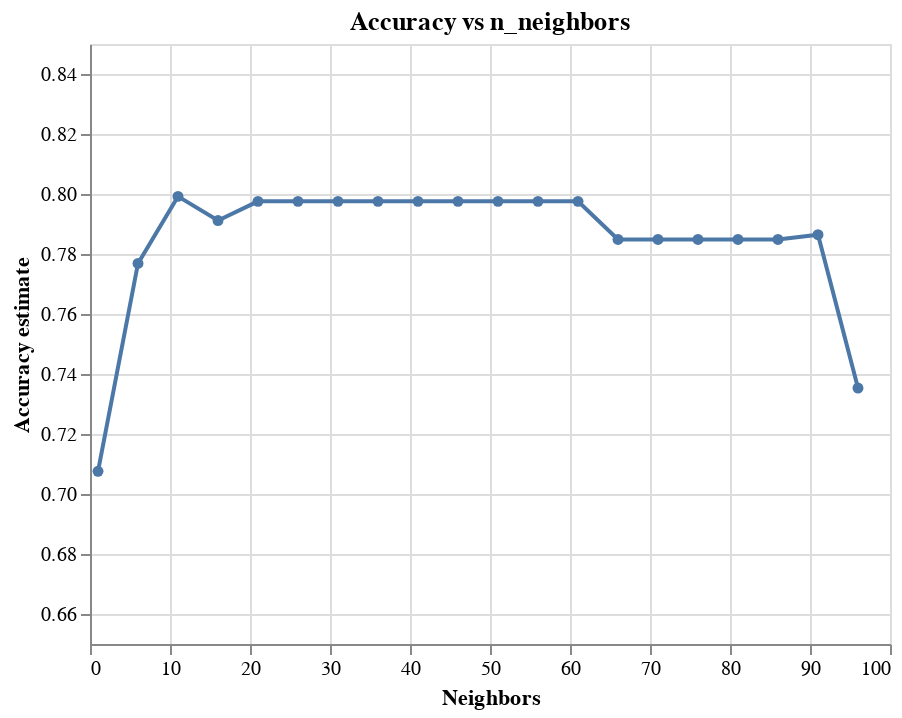

Source (notebook cell):
### Markdown cell above
Through grid search, the best hyperparameter for `n_neighbors` is equal to 11 which achieved a validation score of 0.799 which is a much larger improvement over our previous `KNN` model with just the features `Age` and `Fare`.

We can also visualize a plot of the accuracies vs the value of `n_neighbors`.

### Code cell
#Visualize accuracies grid by plotting `accuracy` vs `K`
accuracy_vs_k = (
    alt.Chart(cv_results.T, title='Accuracy vs n_neighbors')
    .mark_line(point=True)
    .encode(
        x=alt.X(
            "param_kneighborsclassifier__n_neighbors",
            title="Neighbors",
        ),
        y=alt.Y(
            "mean_test_score",
            title="Accuracy estimate",
            scale=alt.Scale(domain=(0.65, 0.85)),
        ),
    )
)

accuracy_vs_k

### Figure 1 — Vega-Lite specification as saved in the notebook (floating-point values rounded to 4 significant figures)
{"config": {"view": {"continuousWidth": 400, "continuousHeight": 300}}, "data": {"name": "data-e9cf53369d9fec1f4c17652c5d25a7ae"}, "mark": {"type": "line", "point": true}, "encoding": {"x": {"field": "param_kneighborsclassifier__n_neighbors", "title": "Neighbors", "type": "quantitative"}, "y": {"field": "mean_test_score", "scale": {"domain": [0.65, 0.85]}, "title": "Accuracy estimate", "type": "quantitative"}}, "title": "Accuracy vs n_neighbors", "$schema": "https://vega.github.io/schema/vega-lite/v4.17.0.json", "datasets": {"data-e9cf53369d9fec1f4c17652c5d25a7ae": [{"mean_test_score": 0.7992, "std_test_score": 0.05751, "mean_train_score": 0.7904, "std_train_score": 0.00729, "param_kneighborsclassifier__n_neighbors": 11}, {"mean_test_score": 0.7975, "std_test_score": 0.05448, "mean_train_score": 0.7978, "std_train_score": 0.006066, "param_kneighborsclassifier__n_neighbors": 46}, {"mean_test_score": 0.7975, "std_test_score": 0.05448, "mean_train_score": 0.7978, "std_train_score": 0.006066, "param_kneighborsclassifier__n_neighbors": 61}, {"mean_test_score": 0.7975, "std_test_score": 0.05448, "mean_train_score": 0.7978, "std_train_score": 0.006066, "param_kneighborsclassifier__n_neighbors": 56}, {"mean_test_score": 0.7975, "std_test_score": 0.05448, "mean_train_score": 0.7978, "std_train_score": 0.006066, "param_kneighborsclassifier__n_neighbors": 51}, {"mean_test_score": 0.7975, "std_test_score": 0.05448, "mean_train_score": 0.7978, "std_train_score": 0.006066, "param_kneighborsclassifier__n_neighbors": 36}, {"mean_test_score": 0.7975, "std_test_score": 0.05448, "mean_train_score": 0.7978, "std_train_score": 0.006066, "param_kneighborsclassifier__n_neighbors": 41}, {"mean_test_score": 0.7975, "std_test_score": 0.05448, "mean_train_score": 0.7978, "std_train_score": 0.006066, "param_kneighborsclassifier__n_neighbors": 26}, {"mean_test_score": 0.7975, "std_test_score": 0.05448, "mean_train_score": 0.7978, "std_train_score": 0.006066, "param_kneighborsclassifier__n_neighbors": 21}, {"mean_test_score": 0.7975, "std_test_score": 0.05448, "mean_train_score": 0.7978, "std_train_score": 0.006066, "param_kneighborsclassifier__n_neighbors": 31}, {"mean_test_score": 0.7911, "std_test_score": 0.06145, "mean_train_score": 0.7942, "std_train_score": 0.008319, "param_kneighborsclassifier__n_neighbors": 16}, {"mean_test_score": 0.7864, "std_test_score": 0.05883, "mean_train_score": 0.794, "std_train_score": 0.01366, "param_kneighborsclassifier__n_neighbors": 91}, {"mean_test_score": 0.7848, "std_test_score": 0.04119, "mean_train_score": 0.7978, "std_train_score": 0.006066, "param_kneighborsclassifier__n_neighbors": 81}, {"mean_test_score": 0.7848, "std_test_score": 0.04119, "mean_train_score": 0.7978, "std_train_score": 0.006066, "param_kneighborsclassifier__n_neighbors": 66}, {"mean_test_score": 0.7848, "std_test_score": 0.04119, "mean_train_score": 0.7978, "std_train_score": 0.006066, "param_kneighborsclassifier__n_neighbors": 71}, {"mean_test_score": 0.7848, "std_test_score": 0.04119, "mean_train_score": 0.7978, "std_train_score": 0.006066, "param_kneighborsclassifier__n_neighbors": 76}, {"mean_test_score": 0.7848, "std_test_score": 0.04119, "mean_train_score": 0.7978, "std_train_score": 0.006066, "param_kneighborsclassifier__n_neighbors": 86}, {"mean_test_score": 0.7769, "std_test_score": 0.03648, "mean_train_score": 0.7774, "std_train_score": 0.02476, "param_kneighborsclassifier__n_neighbors": 6}, {"mean_test_score": 0.7353, "std_test_score": 0.05543, "mean_train_score": 0.7769, "std_train_score": 0.02168, "param_kneighborsclassifier__n_neighbors": 96}, {"mean_test_score": 0.7076, "std_test_score": 0.1078, "mean_train_score": 0.7189, "std_train_score": 0.08263, "param_kneighborsclassifier__n_neighbors": 1}]}}
